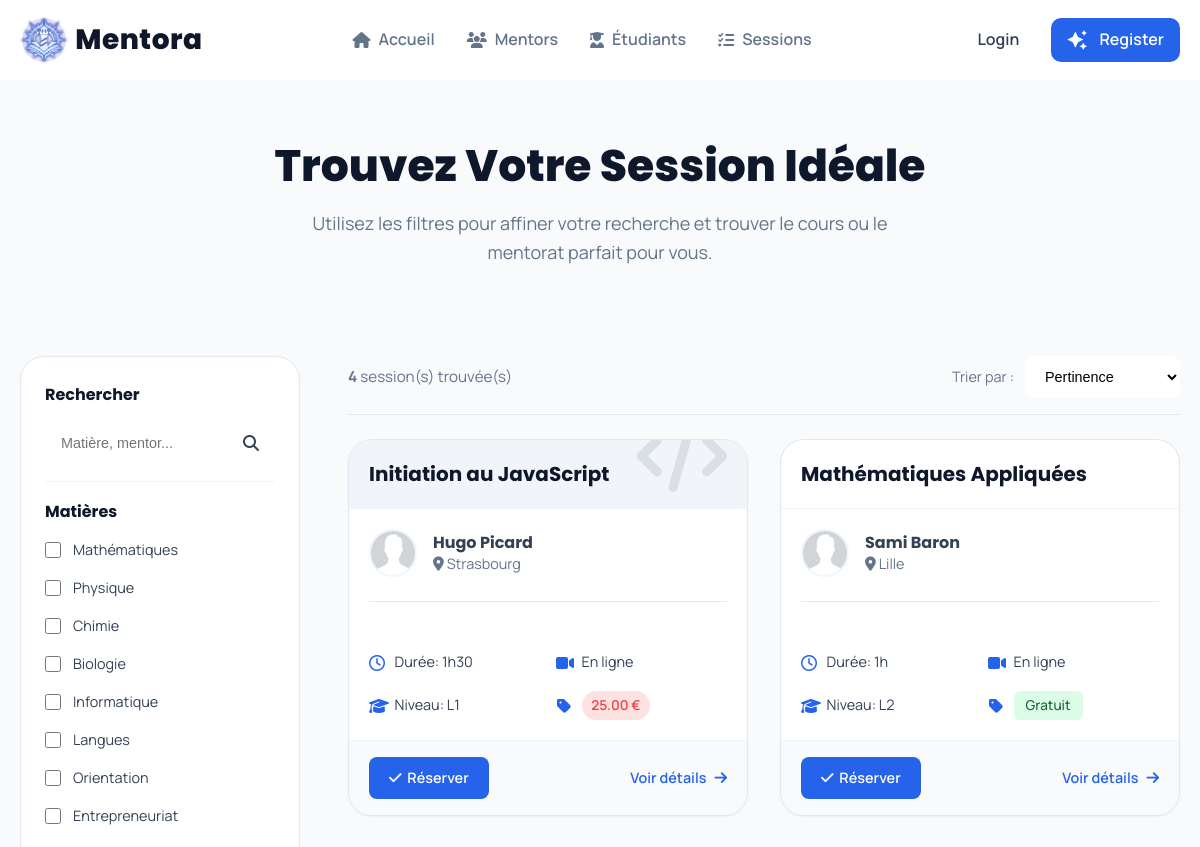
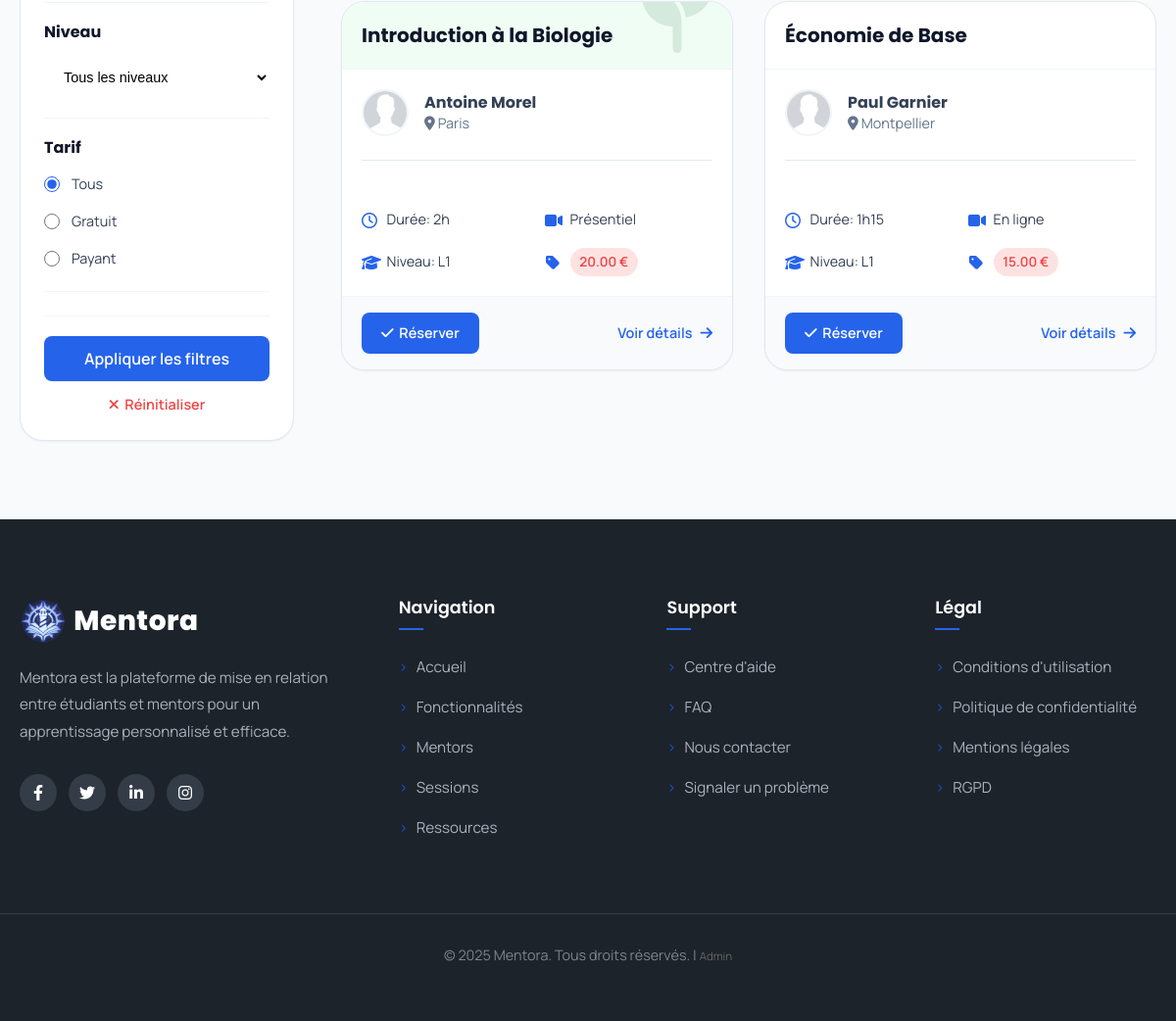
Screenshot of /sessions.php with the database file from the repository (2 pictures, top to bottom).
### tables this page shows
CREATE TABLE Session (
    idSession INT AUTO_INCREMENT PRIMARY KEY,
    titreSession VARCHAR(150) NOT NULL,
    descriptionSession TEXT,
    sujet VARCHAR(100),
    dateSession DATE NOT NULL,
    heureSession TIME NOT NULL,
    statutSession ENUM('en_attente', 'validee', 'annulee', 'terminee', 'disponible') NOT NULL,
    lienReunion VARCHAR(255),
    typeSession ENUM('en_ligne', 'presentiel') DEFAULT 'en_ligne',
    tarifSession DECIMAL(10, 2) DEFAULT 0.00,
    duree_minutes INT,
    niveau VARCHAR(50),
    idEtudiantDemandeur INT,
    idMentorAnimateur INT,
    FOREIGN KEY (idEtudiantDemandeur) REFERENCES Etudiant(idEtudiant) ON DELETE SET NULL,
    FOREIGN KEY (idMentorAnimateur) REFERENCES Mentor(idMentor) ON DELETE SET NULL,
    INDEX idx_mentor_date (idMentorAnimateur, dateSession)
);

CREATE TABLE Utilisateur (
    idUtilisateur INT AUTO_INCREMENT PRIMARY KEY,
    nomUtilisateur VARCHAR(50) NOT NULL,
    prenomUtilisateur VARCHAR(50) NOT NULL,
    emailUtilisateur VARCHAR(200) NOT NULL UNIQUE,
    motDePasse VARCHAR(255) NOT NULL,
    role ENUM('etudiant', 'mentor') NOT NULL,
    ville VARCHAR(100),
    photoUrl VARCHAR(255) DEFAULT 'default_avatar.png',
    verified BOOLEAN NOT NULL DEFAULT FALSE,
    INDEX idx_email (emailUtilisateur)
);

### config/helpers.php (called while the page is built, shortened)
<?php
function get_profile_image_path($photoUrl) {
    $server_path_to_uploads = __DIR__ . '/../assets/uploads/';
    $default_web_path = '../assets/images/default_avatar.png';
    return $default_web_path;
}
?>

### public/sessions.php (the view, shortened to what this page needs)
<?php
require '../config/config.php';
require '../config/helpers.php';
function formatDuration($minutes) {
    $hours = floor($minutes / 60);
    $rem_minutes = $minutes % 60;
    return $rem_minutes > 0 ? $hours . 'h' . str_pad($rem_minutes, 2, '0', STR_PAD_LEFT) : $hours . 'h';
}
function getSessionStyleClass($subject) {
    $slug = strtolower(trim(preg_replace('/[^A-Za-z0-9-]+/', '-', $subject)));
    return 'session-card--' . $slug;
}
$page = isset($_GET['page']) && is_numeric($_GET['page']) ? (int)$_GET['page'] : 1;
$perPage = 6;
$offset = ($page - 1) * $perPage;
$searchQuery = trim($_GET['search'] ?? '');
$subjects = isset($_GET['sujets']) && is_array($_GET['sujets']) ? array_filter($_GET['sujets']) : [];
$level = trim($_GET['niveau'] ?? 'tous');
$price = trim($_GET['tarif'] ?? 'tous');
$sort = trim($_GET['tri'] ?? 'pertinence');
$options = json_decode(file_get_contents('../config/options.json'), true);
$allSubjects = $options['sujets'] ?? [];
$queryParams = [];
$whereClauses = [
    "(s.statutSession = 'disponible' OR (s.statutSession = 'en_attente' AND s.idEtudiantDemandeur IS NULL))",
    "s.dateSession >= CURDATE()"
];
$sqlWhere = 'WHERE ' . implode(' AND ', $whereClauses);
$sqlBase = "
    FROM Session s
    JOIN Mentor m ON s.idMentorAnimateur = m.idMentor
    JOIN Utilisateur u ON m.idUtilisateur = u.idUtilisateur
    $sqlWhere
";
$countSql = "SELECT COUNT(s.idSession) " . $sqlBase;
$stmtCount = $pdo->prepare($countSql);
$stmtCount->execute($queryParams);
$totalSessions = $stmtCount->fetchColumn();
$selectSql = "SELECT s.*, u.prenomUtilisateur AS mentor_prenom, u.nomUtilisateur AS mentor_nom, u.ville AS mentor_ville, u.photoUrl AS mentor_photo ";
$orderSql = "ORDER BY ";
switch ($sort) {
    default:            $orderSql .= "s.dateSession ASC, s.heureSession ASC";
}
$limitSql = " LIMIT :limit OFFSET :offset";
$fetchSql = $selectSql . $sqlBase . $orderSql . $limitSql;
$stmtSessions = $pdo->prepare($fetchSql);
$stmtSessions->bindValue(':limit', $perPage, PDO::PARAM_INT);
$stmtSessions->bindValue(':offset', $offset, PDO::PARAM_INT);
$stmtSessions->execute();
$sessions = $stmtSessions->fetchAll(PDO::FETCH_ASSOC);
?>
<?php require_once '../includes/header.php'; ?>
<link rel="stylesheet" href="../assets/css/sessions.css?v=<?php echo time(); ?>">
<main class="sessions-page">
    <div class="container">
        <div class="page-header" data-aos="fade-up">
            <h1 class="page-title">Trouvez Votre Session Idéale</h1>
            <p class="page-subtitle">Utilisez les filtres pour affiner votre recherche et trouver le cours ou le mentorat parfait pour vous.</p>
        </div>
        <div class="search-layout">
            <aside class="filter-sidebar" data-aos="fade-right">
                <form action="sessions.php" method="GET" id="filter-form">
                    <div class="filter-card">
                        <div class="filter-group">
                            <label for="search-input-field" class="filter-label">Rechercher</label>
                            <div class="search-input-wrapper">
                                <input type="text" id="search-input-field" name="search" placeholder="Matière, mentor..." value="<?= htmlspecialchars($searchQuery) ?>">
                                <i class="fas fa-search"></i>
                            </div>
                        </div>
                        <div class="filter-group">
                            <h4 class="filter-label">Matières</h4>
                            <ul class="filter-list">
                                <?php foreach ($allSubjects as $subj): ?>
                                <li><label><input type="checkbox" name="sujets[]" value="<?= htmlspecialchars($subj) ?>" <?= in_array($subj, $subjects) ? 'checked' : '' ?>> <?= htmlspecialchars($subj) ?></label></li>
                                <?php endforeach; ?>
                            </ul>
                        </div>
                        <div class="filter-group">
                             <h4 class="filter-label">Niveau</h4>
                             <select name="niveau" id="niveau-select" class="filter-select">
                                <option value="tous" <?= $level === 'tous' ? 'selected' : '' ?>>Tous les niveaux</option>
                            </select>
                        </div>
                        <div class="filter-group">
                            <h4 class="filter-label">Tarif</h4>
                            <ul class="filter-list">
                                <li><label><input type="radio" name="tarif" value="tous" <?= $price === 'tous' ? 'checked' : '' ?>> Tous</label></li>
                                <li><label><input type="radio" name="tarif" value="gratuit" <?= $price === 'gratuit' ? 'checked' : '' ?>> Gratuit</label></li>
                                <li><label><input type="radio" name="tarif" value="payant" <?= $price === 'payant' ? 'checked' : '' ?>> Payant</label></li>
                            </ul>
                        </div>
                        <div class="filter-actions">
                            <button type="submit" class="btn btn-primary btn-full">Appliquer les filtres</button>
                            <a href="sessions.php" class="reset-link"><i class="fas fa-times"></i>&nbsp; Réinitialiser</a>
                        </div>
                    </div>
                </form>
            </aside>
            <div class="results-content-wrapper" id="results-content-wrapper">
                <div class="results-header" data-aos="fade-in">
                    <span class="results-count"><b><?= $totalSessions ?></b> session(s) trouvée(s)</span>
                    <form action="sessions.php" method="GET" id="sort-form">
                        <div class="sort-control">
                            <label for="sort-select">Trier par :</label>
                            <select id="sort-select" name="tri" class="filter-select" onchange="this.form.submit()">
                                <option value="pertinence" <?= $sort === 'pertinence' ? 'selected' : '' ?>>Pertinence</option>
                            </select>
                        </div>
                    </form>
                </div>
                <div class="sessions-grid">
                    <?php if (empty($sessions)): ?>
                        <p class="no-results">Aucune session ne correspond à vos critères de recherche.</p>
                    <?php else: ?>
                        <?php foreach ($sessions as $index => $session): ?>
                            <div class="session-card <?= getSessionStyleClass($session['sujet']) ?>" data-aos="fade-up" data-aos-delay="<?= ($index % 2) * 100 ?>">
                                <div class="session-header">
                                     <div class="session-header-icon"></div>
                                     <h3 class="session-title"><?= htmlspecialchars($session['titreSession']) ?></h3>
                                </div>
                                <div class="session-body">
                                    <div class="session-host">
                                        <img src="<?= get_profile_image_path($session['mentor_photo']) ?>" alt="Photo de <?= htmlspecialchars($session['mentor_prenom']) ?>" class="host-avatar">
                                        <div class="host-info">
                                            <h4><?= htmlspecialchars($session['mentor_prenom'] . ' ' . $session['mentor_nom']) ?></h4>
                                            <p><i class="fas fa-map-marker-alt"></i> <?= htmlspecialchars($session['mentor_ville'] ?? 'À distance') ?></p>
                                        </div>
                                    </div>
                                    <div class="session-details">
                                        <div class="session-detail"><i class="far fa-clock"></i><span>Durée: <?= formatDuration($session['duree_minutes']) ?></span></div>
                                        <div class="session-detail"><i class="fas fa-video"></i><span><?= ($session['typeSession'] == 'en_ligne') ? 'En ligne' : 'Présentiel' ?></span></div>
                                        <div class="session-detail"><i class="fas fa-graduation-cap"></i><span>Niveau: <?= htmlspecialchars($session['niveau'] ?? 'Non spécifié') ?></span></div>
                                        <div class="session-detail"><i class="fas fa-tag"></i><span class="session-price <?= ($session['tarifSession'] > 0) ? 'paid' : 'free' ?>"><?= ($session['tarifSession'] > 0) ? htmlspecialchars(number_format($session['tarifSession'], 2)) . ' €' : 'Gratuit' ?></span></div>
                                    </div>
                                </div>
                                <div class="session-actions">
                                    <a href="register_for_session.php?id=<?= $session['idSession'] ?>" class="btn btn-primary"><i class="fa-solid fa-check"></i>  Réserver</a>
                                    <a href="session_details.php?id=<?= $session['idSession'] ?>" class="session-details-link">Voir détails <i class="fa-solid fa-arrow-right session-details-icon"></i></a>
                                </div>
                            </div>
                        <?php endforeach; ?>
                    <?php endif; ?>
                </div>
            </div>
        </div>
    </div>
</main>
<?php require_once '../includes/footer.php'; ?>

### rows the page displays
session: titreSession "Initiation au JavaScript", utilisateur.prenomUtilisateur+nomUtilisateur "Hugo Picard", utilisateur.ville "Strasbourg", duree_minutes "1h30", typeSession "En ligne", niveau "L1", tarifSession "25.00"
session: titreSession "Mathématiques Appliquées", utilisateur.prenomUtilisateur+nomUtilisateur "Sami Baron", utilisateur.ville "Lille", duree_minutes "1h", typeSession "En ligne", niveau "L2", tarifSession "Gratuit"
session: titreSession "Introduction à la Biologie", utilisateur.prenomUtilisateur+nomUtilisateur "Antoine Morel", utilisateur.ville "Paris", duree_minutes "2h", typeSession "Présentiel", niveau "L1", tarifSession "20.00"
session: titreSession "Économie de Base", utilisateur.prenomUtilisateur+nomUtilisateur "Paul Garnier", utilisateur.ville "Montpellier", duree_minutes "1h15", typeSession "En ligne", niveau "L1", tarifSession "15.00"

### other values shown
$subj "Mathématiques"
$subj "Physique"
$subj "Chimie"
$subj "Biologie"
$subj "Informatique"
$subj "Langues"
$subj "Orientation"
$subj "Entrepreneuriat"
$totalSessions "4"
